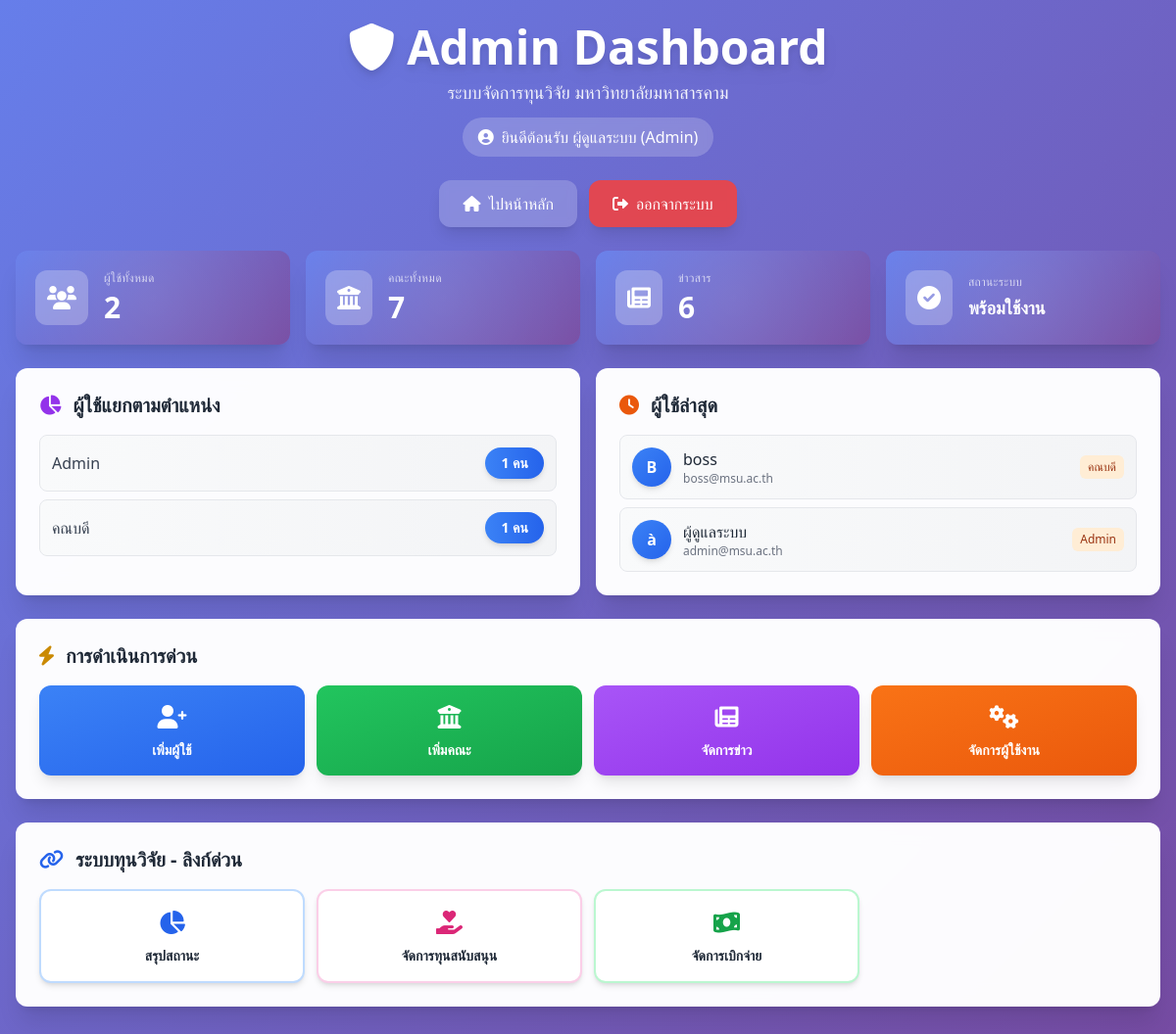
Screenshot of /admin_dashboard.php (signed in) with the database file from the repository.
### tables this page shows
CREATE TABLE `data` (
  `ID` int(11) NOT NULL,
  `Password` varchar(255) NOT NULL,
  `Username` varchar(255) NOT NULL,
  `Email` varchar(255) NOT NULL,
  `Facuity` varchar(255) NOT NULL COMMENT 'สะกดคงเดิมเพื่อความเข้ากันได้',
  `Position` varchar(255) NOT NULL,
  `Quantity` int(11) DEFAULT 0
);

### src/admin_dashboard.php (the view, shortened to what this page needs)
<?php
$conn = new mysqli(DB_HOST, DB_USER, DB_PASS, DB_NAME);
$stats = [];
$sql = "SELECT COUNT(*) as total_users FROM data";
$result = $conn->query($sql);
$stats['total_users'] = $result->fetch_assoc()['total_users'];
$sql = "SELECT Position, COUNT(*) as count FROM data GROUP BY Position ORDER BY count DESC";
$result = $conn->query($sql);
$stats['users_by_position'] = [];
if ($result && $result->num_rows > 0) {
    while ($row = $result->fetch_assoc()) {
        $stats['users_by_position'][] = $row;
    }
}
$sql = "SELECT COUNT(*) as total_faculties FROM faculties";
$result = $conn->query($sql);
$stats['total_faculties'] = $result ? $result->fetch_assoc()['total_faculties'] : 0;
$sql = "SELECT COUNT(*) as total_news FROM news_board";
$result = $conn->query($sql);
$stats['total_news'] = $result ? $result->fetch_assoc()['total_news'] : 0;
$sql = "SELECT Username, Email, Position, Facuity FROM data ORDER BY ID DESC LIMIT 5";
$result = $conn->query($sql);
$stats['recent_users'] = [];
if ($result && $result->num_rows > 0) {
    while ($row = $result->fetch_assoc()) {
        $stats['recent_users'][] = $row;
    }
}
?>
<!DOCTYPE html>
<html lang="th">
<head>
    <script src="https://cdn.tailwindcss.com"></script>
    <link rel="stylesheet" href="https://cdnjs.cloudflare.com/ajax/libs/font-awesome/6.0.0/css/all.min.css">
    <link rel="stylesheet" href="assets/admin_dashboard.css">
</head>
<body class="gradient-bg min-h-screen">
    <div class="container mx-auto px-4 py-6 max-w-7xl">
        <div class="text-center mb-6 fade-in">
            <h1 class="text-4xl md:text-5xl font-bold text-white mb-2 drop-shadow-lg">
                <i class="fas fa-shield-alt mr-3"></i>Admin Dashboard
            </h1>
            <p class="text-white/90 text-lg">ระบบจัดการทุนวิจัย มหาวิทยาลัยมหาสารคาม</p>
            <div class="mt-3 inline-flex items-center gap-2 bg-white/20 backdrop-blur-sm px-4 py-2 rounded-full">
                <i class="fas fa-user-circle text-white"></i>
                <p class="text-white font-medium">ยินดีต้อนรับ <?php echo htmlspecialchars($_SESSION['Username']); ?> (<?php echo htmlspecialchars($_SESSION['Position']); ?>)</p>
            </div>
        </div>
        <div class="flex justify-center mb-6 gap-3 fade-in">
            <a href="index.php" class="nav-btn bg-white/20 backdrop-blur-sm text-white px-6 py-3 rounded-xl hover:bg-white/30 transition-all duration-300 shadow-lg hover:shadow-xl">
                <i class="fas fa-home mr-2"></i>ไปหน้าหลัก
            </a>
            <a href="controller/logout.php" class="nav-btn bg-red-500/90 backdrop-blur-sm text-white px-6 py-3 rounded-xl hover:bg-red-600 transition-all duration-300 shadow-lg hover:shadow-xl">
                <i class="fas fa-sign-out-alt mr-2"></i>ออกจากระบบ
            </a>
        </div>
        <div class="grid grid-cols-1 sm:grid-cols-2 lg:grid-cols-4 gap-4 mb-6">
            <div class="stat-card-item card rounded-xl shadow-xl p-5 stat-card hover-scale">
                <div class="flex items-center justify-between">
                    <div class="flex items-center">
                        <div class="p-3 rounded-xl bg-white/25 backdrop-blur-sm">
                            <i class="fas fa-users text-2xl text-white"></i>
                        </div>
                        <div class="ml-4">
                            <p class="text-white/70 text-xs uppercase tracking-wide">ผู้ใช้ทั้งหมด</p>
                            <p class="text-3xl font-bold text-white mt-1"><?php echo number_format($stats['total_users']); ?></p>
                        </div>
                    </div>
                </div>
            </div>
            <div class="stat-card-item card rounded-xl shadow-xl p-5 stat-card hover-scale">
                <div class="flex items-center justify-between">
                    <div class="flex items-center">
                        <div class="p-3 rounded-xl bg-white/25 backdrop-blur-sm">
                            <i class="fas fa-university text-2xl text-white"></i>
                        </div>
                        <div class="ml-4">
                            <p class="text-white/70 text-xs uppercase tracking-wide">คณะทั้งหมด</p>
                            <p class="text-3xl font-bold text-white mt-1"><?php echo number_format($stats['total_faculties']); ?></p>
                        </div>
                    </div>
                </div>
            </div>
            <div class="stat-card-item card rounded-xl shadow-xl p-5 stat-card hover-scale">
                <div class="flex items-center justify-between">
                    <div class="flex items-center">
                        <div class="p-3 rounded-xl bg-white/25 backdrop-blur-sm">
                            <i class="fas fa-newspaper text-2xl text-white"></i>
                        </div>
                        <div class="ml-4">
                            <p class="text-white/70 text-xs uppercase tracking-wide">ข่าวสาร</p>
                            <p class="text-3xl font-bold text-white mt-1"><?php echo number_format($stats['total_news']); ?></p>
                        </div>
                    </div>
                </div>
            </div>
            <div class="stat-card-item card rounded-xl shadow-xl p-5 stat-card hover-scale">
                <div class="flex items-center justify-between">
                    <div class="flex items-center">
                        <div class="p-3 rounded-xl bg-white/25 backdrop-blur-sm">
                            <i class="fas fa-check-circle text-2xl text-white"></i>
                        </div>
                        <div class="ml-4">
                            <p class="text-white/70 text-xs uppercase tracking-wide">สถานะระบบ</p>
                            <p class="text-lg font-bold text-white mt-1">พร้อมใช้งาน</p>
                        </div>
                    </div>
                </div>
            </div>
        </div>
        <div class="grid grid-cols-1 lg:grid-cols-2 gap-4 mb-6">
            <div class="card rounded-xl shadow-xl p-6 hover-lift">
                <h2 class="text-xl font-bold text-gray-800 mb-4 flex items-center">
                    <i class="fas fa-chart-pie mr-3 text-purple-600"></i>
                    ผู้ใช้แยกตามตำแหน่ง
                </h2>
                <div class="space-y-2 max-h-64 overflow-y-auto custom-scrollbar">
                    <?php if (empty($stats['users_by_position'])): ?>
                        <p class="text-gray-500 text-center py-4">ไม่มีข้อมูล</p>
                    <?php else: ?>
                        <?php foreach ($stats['users_by_position'] as $position): ?>
                            <div class="flex justify-between items-center p-3 bg-gradient-to-r from-gray-50 to-gray-100 rounded-lg hover:from-blue-50 hover:to-blue-100 transition-all duration-300 border border-gray-200 hover:border-blue-300">
                                <span class="font-medium text-gray-700"><?php echo htmlspecialchars($position['Position']); ?></span>
                                <span class="bg-gradient-to-r from-blue-500 to-blue-600 text-white px-4 py-1.5 rounded-full text-sm font-semibold shadow-md">
                                    <?php echo number_format($position['count']); ?> คน
                                </span>
                            </div>
                        <?php endforeach; ?>
                    <?php endif; ?>
                </div>
            </div>
            <div class="card rounded-xl shadow-xl p-6 hover-lift">
                <h2 class="text-xl font-bold text-gray-800 mb-4 flex items-center">
                    <i class="fas fa-clock mr-3 text-orange-600"></i>
                    ผู้ใช้ล่าสุด
                </h2>
                <div class="space-y-2 max-h-64 overflow-y-auto custom-scrollbar">
                    <?php if (empty($stats['recent_users'])): ?>
                        <p class="text-gray-500 text-center py-4">ไม่มีข้อมูล</p>
                    <?php else: ?>
                        <?php foreach ($stats['recent_users'] as $user): ?>
                            <div class="flex items-center p-3 bg-gradient-to-r from-gray-50 to-gray-100 rounded-lg hover:from-orange-50 hover:to-orange-100 transition-all duration-300 border border-gray-200 hover:border-orange-300">
                                <div class="w-10 h-10 bg-gradient-to-br from-blue-500 to-blue-600 rounded-full flex items-center justify-center text-white font-semibold mr-3 shadow-md">
                                    <?php echo strtoupper(substr($user['Username'], 0, 1)); ?>
                                </div>
                                <div class="flex-1 min-w-0">
                                    <p class="font-medium text-gray-800 truncate"><?php echo htmlspecialchars($user['Username']); ?></p>
                                    <p class="text-xs text-gray-500 truncate"><?php echo htmlspecialchars($user['Email']); ?></p>
                                </div>
                                <span class="text-xs bg-orange-100 text-orange-800 px-2 py-1 rounded-md font-medium ml-2 whitespace-nowrap">
                                    <?php echo htmlspecialchars($user['Position']); ?>
                                </span>
                            </div>
                        <?php endforeach; ?>
                    <?php endif; ?>
                </div>
            </div>
        </div>
        <div class="mb-6">
            <div class="card rounded-xl shadow-xl p-6 hover-lift">
                <h2 class="text-xl font-bold text-gray-800 mb-4 flex items-center">
                    <i class="fas fa-bolt mr-3 text-yellow-600"></i>
                    การดำเนินการด่วน
                </h2>
                <div class="grid grid-cols-2 sm:grid-cols-4 gap-3">
                    <a href="add_user.php" class="quick-action-btn bg-gradient-to-br from-blue-500 to-blue-600 text-white p-4 rounded-xl text-center hover:from-blue-600 hover:to-blue-700 transition-all duration-300 shadow-lg hover:shadow-xl hover-scale">
                        <i class="fas fa-user-plus text-2xl mb-2"></i>
                        <p class="font-semibold text-sm">เพิ่มผู้ใช้</p>
                    </a>
                    <a href="add_faculty.php" class="quick-action-btn bg-gradient-to-br from-green-500 to-green-600 text-white p-4 rounded-xl text-center hover:from-green-600 hover:to-green-700 transition-all duration-300 shadow-lg hover:shadow-xl hover-scale">
                        <i class="fas fa-university text-2xl mb-2"></i>
                        <p class="font-semibold text-sm">เพิ่มคณะ</p>
                    </a>
                    <a href="news_management.php" class="quick-action-btn bg-gradient-to-br from-purple-500 to-purple-600 text-white p-4 rounded-xl text-center hover:from-purple-600 hover:to-purple-700 transition-all duration-300 shadow-lg hover:shadow-xl hover-scale">
                        <i class="fas fa-newspaper text-2xl mb-2"></i>
                        <p class="font-semibold text-sm">จัดการข่าว</p>
                    </a>
                    <a href="user_management.php" class="quick-action-btn bg-gradient-to-br from-orange-500 to-orange-600 text-white p-4 rounded-xl text-center hover:from-orange-600 hover:to-orange-700 transition-all duration-300 shadow-lg hover:shadow-xl hover-scale">
                        <i class="fas fa-cogs text-2xl mb-2"></i>
                        <p class="font-semibold text-sm">จัดการผู้ใช้งาน</p>
                    </a>
                </div>
            </div>
        </div>
        <div class="mb-6">
            <div class="card rounded-xl shadow-xl p-6 hover-lift">
                <h2 class="text-xl font-bold text-gray-800 mb-4 flex items-center">
                    <i class="fas fa-link mr-3 text-blue-600"></i>
                    ระบบทุนวิจัย - ลิงก์ด่วน
                </h2>
                <div class="grid grid-cols-2 sm:grid-cols-4 gap-3">
                    <a href="status_summary.php" class="research-link-btn bg-white border-2 border-blue-200 hover:border-blue-400 hover:bg-blue-50 p-4 rounded-xl text-center transition-all duration-300 shadow-md hover:shadow-lg hover-scale">
                        <i class="fas fa-chart-pie text-2xl mb-2 text-blue-600"></i>
                        <p class="font-semibold text-sm text-gray-800">สรุปสถานะ</p>
                    </a>
                    <a href="#fundSupportSection" onclick="showSection('fundSupportSection'); return false;" class="research-link-btn bg-white border-2 border-pink-200 hover:border-pink-400 hover:bg-pink-50 p-4 rounded-xl text-center transition-all duration-300 shadow-md hover:shadow-lg hover-scale">
                        <i class="fas fa-hand-holding-heart text-2xl mb-2 text-pink-600"></i>
                        <p class="font-semibold text-sm text-gray-800">จัดการทุนสนับสนุน</p>
                    </a>
                    <a href="#disbursementSection" onclick="showSection('disbursementSection'); return false;" class="research-link-btn bg-white border-2 border-green-200 hover:border-green-400 hover:bg-green-50 p-4 rounded-xl text-center transition-all duration-300 shadow-md hover:shadow-lg hover-scale">
                        <i class="fas fa-money-bill-wave text-2xl mb-2 text-green-600"></i>
                        <p class="font-semibold text-sm text-gray-800">จัดการเบิกจ่าย</p>
                    </a>
                </div>
            </div>
        </div>
    </div>
</body>
</html>

### src/assets/admin_dashboard.css (style rules this page uses)
.gradient-bg { background: linear-gradient(135deg, #667eea 0%, #764ba2 100%); min-height: 100vh; }
.fade-in { animation: fadeIn 0.6s ease-out; }
.card { background: rgba(255, 255, 255, 0.98); backdrop-filter: blur(10px); transition: all 0.3s cubic-bezier(0.4, 0, 0.2, 1); }
.hover-lift { transition: all 0.3s cubic-bezier(0.4, 0, 0.2, 1); }
.stat-card { background: linear-gradient(135deg, #667eea 0%, #764ba2 100%); color: white; position: relative; overflow: hidden; }
.stat-card::before { content: ''; position: absolute; top: -50%; right: -50%; width: 200%; height: 200%; background: radial-gradient(circle, rgba(255, 255, 255, 0.1) 0%, transparent 70%); transition: all 0.5s ease; }
.stat-card-item { transition: all 0.3s cubic-bezier(0.4, 0, 0.2, 1); }
.hover-scale { transition: all 0.3s cubic-bezier(0.4, 0, 0.2, 1); }
.nav-btn { transition: all 0.3s cubic-bezier(0.4, 0, 0.2, 1); transform: translateY(0); }
.quick-action-btn { transition: all 0.3s cubic-bezier(0.4, 0, 0.2, 1); position: relative; overflow: hidden; }
.quick-action-btn::before { content: ''; position: absolute; top: 50%; left: 50%; width: 0; height: 0; border-radius: 50%; background: rgba(255, 255, 255, 0.2); transform: translate(-50%, -50%); transition: width 0.6s, height 0.6s; }
.quick-action-btn i, .quick-action-btn p { position: relative; z-index: 1; }
.research-link-btn { transition: all 0.3s cubic-bezier(0.4, 0, 0.2, 1); }
a, button { transition: all 0.3s cubic-bezier(0.4, 0, 0.2, 1); }

### rows the page displays
data: Username "B", Username "boss", Email "boss@msu.ac.th", Position "คณบดี"
data: Username "à", Username "ผู้ดูแลระบบ", Email "admin@msu.ac.th", Position "Admin"

### other values shown
$_SESSION['Username'] "ผู้ดูแลระบบ"
$_SESSION['Position'] "Admin"
$stats['total_users'] "2"
$stats['total_faculties'] "7"
$stats['total_news'] "6"
$position['Position'] "Admin"
$position['count'] "1"
$position['Position'] "คณบดี"
